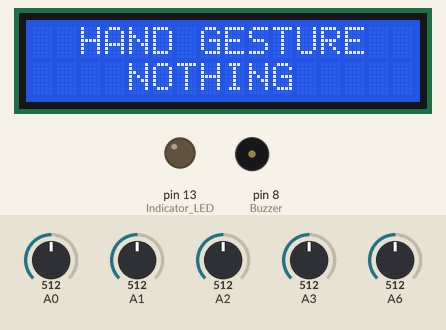
This sketch was run on a simulated Arduino Nano, built with avr-gcc and run on an emulated ATmega328P. Shown: 16×2 character LCD, output pins drawn as LEDs (lit = HIGH), buzzer (waves = sounding, pin HIGH). The inputs (shaded band) are chosen by the test bench; at power-on: A1 = 512, A0 = 512, A2 = 512, A3 = 512, A6 = 512. What the sketch prints to the serial monitor is not drawn.

Above: at 1.2 s.
1.3 s: A1 set to 695
3.3 s: A1 set to 727
At 4.7 s:
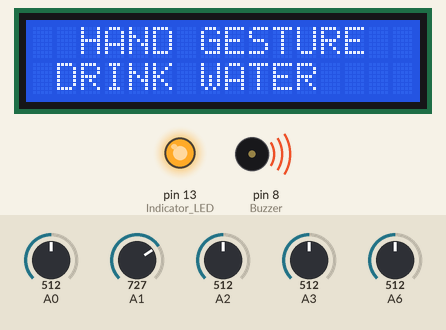
7.4 s: A0 set to 718
9.6 s: A0 set to 743
At 11.0 s:
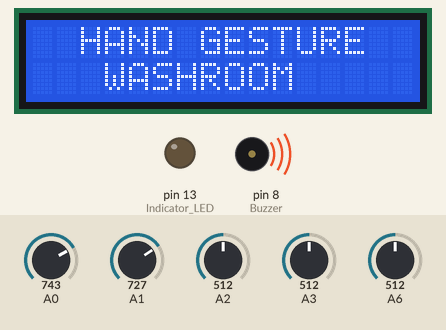
13.7 s: A0 set to 716
At 16.0 s:
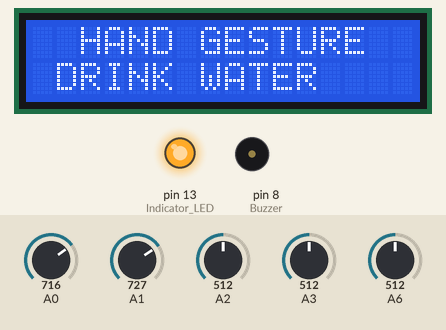
17.8 s: A0 set to 750
At 20.0 s:
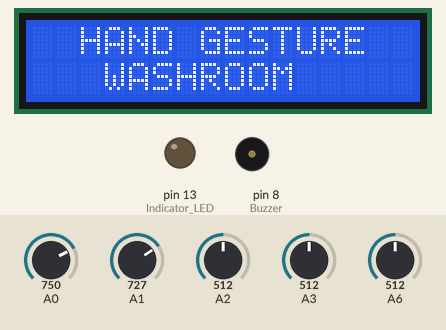
Timing chart, 0 to 22.9 s (numbered marks = the images above; inputs shaded):
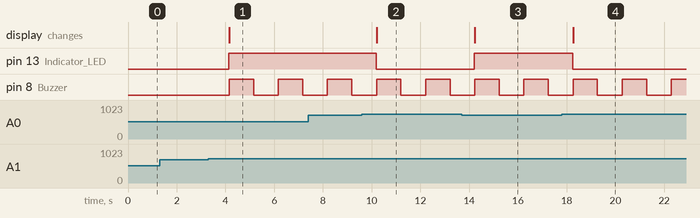

The sketch:

Smart_Glove_Project.ino
```cpp
#include <Wire.h>
#include <LiquidCrystal_I2C.h>

// Initialize the LCD with I2C address 0x27 and dimensions 16x2
LiquidCrystal_I2C lcd(0x27, 16, 2);

void setup() {
  Serial.begin(9600);

  // Initialize LCD
  lcd.begin();
  lcd.backlight();
  lcd.setCursor(0, 0);
  lcd.print("  HAND GESTURE");

  // Configure pins
  pinMode(13, OUTPUT); // Indicator LED
  pinMode(8, OUTPUT);  // Buzzer
}

void loop() {
  // Read sensor inputs
  int s1 = analogRead(A0);
  int s2 = analogRead(A1);
  int s3 = analogRead(A2);
  int s4 = analogRead(A3);
  int s5 = analogRead(A6);

  // Debugging: Print sensor values
  Serial.print("S1: "); Serial.println(s1);
  Serial.print("S2: "); Serial.println(s2);
  Serial.print("S3: "); Serial.println(s3);
  Serial.print("S4: "); Serial.println(s4);
  Serial.print("S5: "); Serial.println(s5);

  // Check conditions for sensor inputs
  if (s1 > 725) {
    digitalWrite(13, LOW);
    Serial.println("Washroom");
    lcd.setCursor(0, 1);
    lcd.print("   WASHROOM    ");
    activateBuzzer();

  } else if (s2 > 710) {
    digitalWrite(13, HIGH);
    Serial.println("Drink Water");
    lcd.setCursor(0, 1);
    lcd.print(" DRINK WATER  ");
    activateBuzzer();

  } else if (s3 > 760) {
    digitalWrite(13, LOW);
    Serial.println("Food");
    lcd.setCursor(0, 1);
    lcd.print("     FOOD     ");
    activateBuzzer();

  } else if (s4 > 750) {
    digitalWrite(13, HIGH);
    Serial.println("Fruit");
    lcd.setCursor(0, 1);
    lcd.print("    MEDICINE    ");
    activateBuzzer();

  } else if (s5 > 740) {
    digitalWrite(13, HIGH);
    Serial.println("Help");
    lcd.setCursor(0, 1);
    lcd.print("      HELP    ");
    activateBuzzer();
  } else {
    // Default state when no condition is met
    Serial.println("Nothing");
    lcd.setCursor(0, 1);
    lcd.print("    NOTHING   ");
    digitalWrite(13, LOW);
  }

  delay(1000); // Add delay to avoid rapid looping
}

void activateBuzzer() {
  digitalWrite(8, HIGH); // Turn on the buzzer
  delay(1000);           // Wait for 2 seconds
  digitalWrite(8, LOW);  // Turn off the buzzer
}
```

Measured:
- the behaviour switches between 710 and 711 on A1 (found by bisection; images 0 and 1)
- the behaviour switches between 725 and 726 on A0 (found by bisection; images 1 and 2)
- after the input at 1.3 s, every drawn part: stays the same
- after the input at 3.3 s, pin 13 (Indicator_LED): LOW → HIGH after 0.84 s; pin 8 (Buzzer): alternates HIGH for 1.0 s and LOW for 1.0 s, starting after 0.85 s; the display: changes after 0.85 s (image 1)
- after the input at 9.6 s, pin 13 (Indicator_LED): HIGH → LOW after 0.59 s; the display: changes after 0.60 s (image 2)
- after the input at 13.7 s, pin 13 (Indicator_LED): LOW → HIGH after 0.52 s; the display: changes after 0.53 s (image 3)
- after the input at 17.8 s, pin 13 (Indicator_LED): HIGH → LOW after 0.45 s; the display: changes after 0.47 s (image 4)
